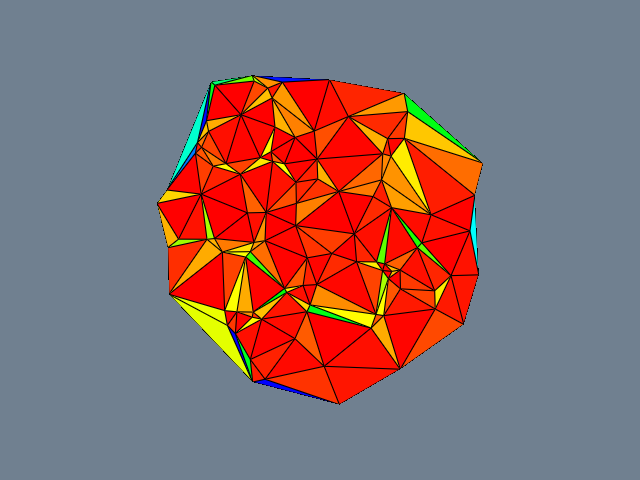

Recreate this plot in Python.
#!/usr/bin/env python

# Demonstrate vtkCellQuality to compute a quality metric for each cell
# of a Delaunay triangulation and color the mesh by quality.

# Factory overrides: importing these modules registers the OpenGL rendering
# and interaction style implementations for vtkRenderingCore factory classes.
import vtkmodules.vtkInteractionStyle  # noqa: F401
import vtkmodules.vtkRenderingOpenGL2  # noqa: F401
# VTK pipeline classes used in this example
from vtkmodules.vtkCommonCore import vtkPoints
from vtkmodules.vtkCommonDataModel import vtkPolyData
from vtkmodules.vtkFiltersCore import vtkDelaunay2D
from vtkmodules.vtkFiltersVerdict import vtkCellQuality
from vtkmodules.vtkFiltersSources import vtkPointSource
from vtkmodules.vtkRenderingCore import (
    vtkActor,
    vtkPolyDataMapper,
    vtkRenderWindow,
    vtkRenderWindowInteractor,
    vtkRenderer,
)

# Colors (normalized RGB)
slate_gray_rgb = (0.439, 0.502, 0.565)

# Source: random points in a disk
point_source = vtkPointSource()
point_source.SetNumberOfPoints(100)
point_source.SetRadius(1.0)
point_source.SetCenter(0, 0, 0)
point_source.Update()

# Flatten to 2D by zeroing Z
flat_points = vtkPoints()
for i in range(point_source.GetOutput().GetNumberOfPoints()):
    pt = point_source.GetOutput().GetPoint(i)
    flat_points.InsertNextPoint(pt[0], pt[1], 0)

flat_polydata = vtkPolyData()
flat_polydata.SetPoints(flat_points)

# Filter: Delaunay triangulation
delaunay = vtkDelaunay2D()
delaunay.SetInputData(flat_polydata)

# Filter: compute cell quality (aspect ratio)
quality_filter = vtkCellQuality()
quality_filter.SetInputConnection(delaunay.GetOutputPort())
quality_filter.SetQualityMeasureToAspectRatio()
quality_filter.Update()

# Mapper: map the mesh to graphics primitives with quality coloring
mapper = vtkPolyDataMapper()
mapper.SetInputConnection(quality_filter.GetOutputPort())
mapper.SetScalarModeToUseCellData()
mapper.SelectColorArray("CellQuality")
mapper.SetScalarRange(quality_filter.GetOutput().GetCellData().GetArray("CellQuality").GetRange())

# Actor: assign the mapped geometry
actor = vtkActor()
actor.SetMapper(mapper)
actor.GetProperty().EdgeVisibilityOn()
actor.GetProperty().SetEdgeColor(0.0, 0.0, 0.0)

# Renderer: assemble the scene
renderer = vtkRenderer()
renderer.AddActor(actor)
renderer.SetBackground(slate_gray_rgb)

# Render window: display the rendered scene
render_window = vtkRenderWindow()
render_window.AddRenderer(renderer)
render_window.SetWindowName("cell quality")
render_window.SetMultiSamples(0)
render_window.SetSize(640, 480)

# Interactor: handle mouse and keyboard events
render_window_interactor = vtkRenderWindowInteractor()
render_window_interactor.SetRenderWindow(render_window)

# Scene: configure the camera
renderer.ResetCamera()

# Start: launch the interactive visualization
render_window_interactor.Initialize()
render_window_interactor.Start()
